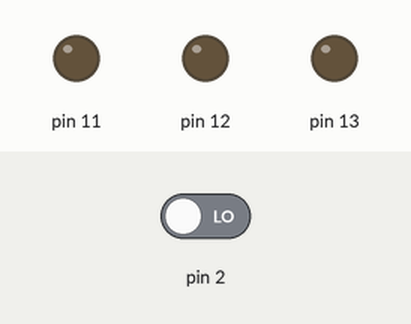
Recording of a sketch running on a simulated Arduino Uno, built with avr-gcc and run on an emulated ATmega328P. On the bench: output pins drawn as LEDs (lit = HIGH). Inputs (shaded band) come from the test bench; at power-on: pin 2 LOW.

Above: at 1.2 s.
1.3 s: pin 2 driven HIGH
At 2.5 s:
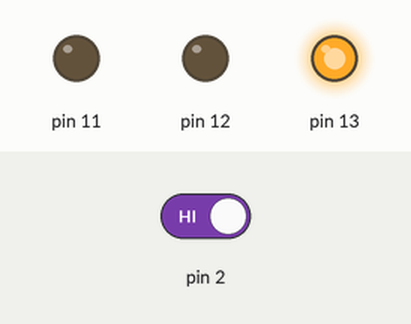
At 4.1 s:
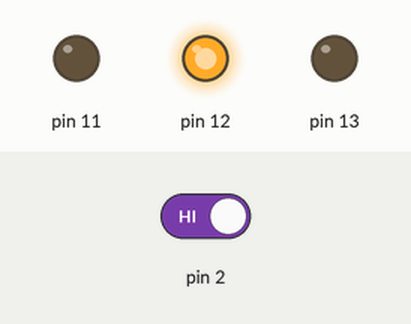
7.3 s: pin 2 driven LOW
At 8.2 s:
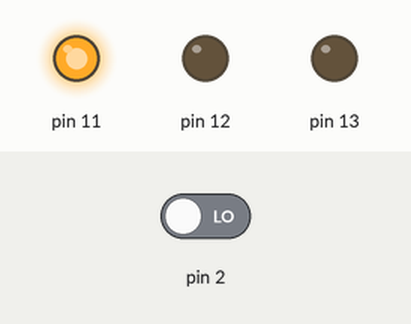
Timing chart, 0 to 10.3 s (numbered marks = the images above; inputs shaded):
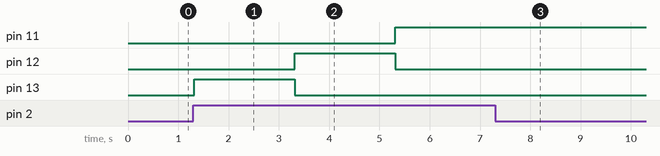

Measured:
- after the input at 1.3 s, pin 11: LOW → HIGH after 4.0 s; pin 12: LOW → HIGH after 2.0 s, → LOW 2.0 s later; pin 13: LOW → HIGH at once, → LOW 2.0 s later
- after the input at 7.3 s, pin 11: stays HIGH (without the input it goes to LOW after 0.03 s); pin 12: stays LOW (without the input it goes to HIGH after 2.0 s); pin 13: stays LOW (without the input it goes to HIGH after 0.03 s)

The sketch:

traffic_light_with_button1.ino
```cpp
// Traffic Lights demo with push button
int buttonState = 0;
void setup()
{
  pinMode(2, INPUT);
  pinMode(11, OUTPUT);
  pinMode(12, OUTPUT);
  pinMode(13, OUTPUT);
}
// pin 13 REd
// pin 12 Yellow
// pin 11 Green
void loop()
{
  buttonState = digitalRead(2);
  if (buttonState == HIGH){
    delay(15);
    if (buttonState == HIGH){
      digitalWrite(13, HIGH);
      digitalWrite(12, LOW);
      digitalWrite(11, LOW);
      delay(2000);
      digitalWrite(13, LOW);
      digitalWrite(12, HIGH);
      digitalWrite(11, LOW);
      delay(2000);
      digitalWrite(13, LOW);
      digitalWrite(12, LOW);
      digitalWrite(11, HIGH);
      delay(2000);
    }
  }
}
```
